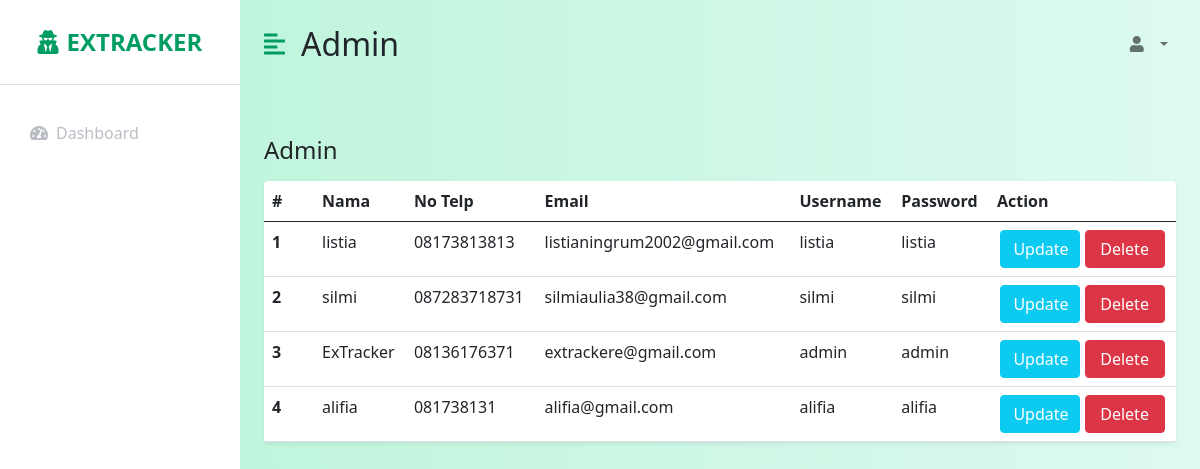
The app's page /admin.php with its own data.
### tables this page shows
CREATE TABLE `akun` (
  `id_akun` int(11) NOT NULL,
  `username` varchar(50) DEFAULT NULL,
  `password` varchar(20) DEFAULT NULL,
  `id_user` int(11) DEFAULT NULL,
  `id_admin` int(11) DEFAULT NULL
);

CREATE TABLE `user` (
  `id_user` int(11) NOT NULL,
  `nama` varchar(100) DEFAULT NULL,
  `no_telepon` varchar(20) DEFAULT NULL,
  `email` varchar(50) DEFAULT NULL
);

### class/DB.php (called while the page is built, shortened)
<?php
class DB{
  private $_host = '127.0.0.1';
  private $_dbname = 'db_expense_tracker';
  private $_username = 'root';
  private $_password = '';
  private static $_instance = null;
  private $_pdo;
  private $_columnName = "*";
  private $_orderBy = "";
  private function __construct(){
    try {
      $this->_pdo = new PDO('mysql:host='.$this->_host.';dbname='.$this->_dbname,
                             $this->_username, $this->_password);
    } catch (PDOException $e){
      die("Error ".$e->getMessage(). " (".$e->getCode().")");
    }
  }
  public static function getInstance(){
    if(!isset(self::$_instance)) {
      self::$_instance = new DB();
    }
    return self::$_instance;
  }
  public function runQuery($query, $bindValue = []){
    try {
      $stmt = $this->_pdo->prepare($query);
      $stmt->execute($bindValue);
    }
    catch (PDOException $e){
      die("Error: ".$e->getMessage(). " (".$e->getCode().")");
    }
    return $stmt;
  }
  public function getQuery($query,$bindValue = []){
    return $this->runQuery($query,$bindValue)->fetchAll(PDO::FETCH_OBJ);
  }
  public function get($tableName, $condition = "", $bindValue = []){
    $query = "SELECT {$this->_columnName} FROM {$tableName} {$condition} {$this->_orderBy}";
    $this->_columnName = "*";
    $this->_orderBy = "";
    return $this->getQuery($query, $bindValue);
  }
  public function getWhere($tableName, $condition){
    $queryCondition ="WHERE {$condition[0]} {$condition[1]} ? ";
    return $this->get($tableName,$queryCondition,[$condition[2]]);
  }
  public function getWhereOnce($tableName, $condition){
    $result = $this->getWhere($tableName,$condition);
    if (!empty($result)) {
      return $result[0];
    } else {
      return false;
    }
  }
}

### admin.php (the view, shortened to what this page needs)
<?php
  require './class/DB.php';
  $DB = DB::getInstance();
  $akun = $DB->get('akun');
?>
<!DOCTYPE html>
<html lang="en">
<head>
    <link href="https://cdn.jsdelivr.net/npm/bootstrap@5.0.0-beta3/dist/css/bootstrap.min.css" rel="stylesheet" />
    <link rel="stylesheet" href="https://cdnjs.cloudflare.com/ajax/libs/font-awesome/5.15.3/css/all.min.css" />
    <link rel="stylesheet" href="assets/css/style.css" />
</head>
<body>
    <div class="d-flex" id="wrapper">
        <div class="bg-white" id="sidebar-wrapper">
            <div class="sidebar-heading text-center py-4 primary-text fs-4 fw-bold text-uppercase border-bottom"><i
                    class="fas fa-user-secret me-2"></i>ExTracker</div>
            <div class="list-group list-group-flush my-3">
                <a href="admin.php" class="list-group-item list-group-item-action bg-transparent second-text"><i
                        class="fas fa-tachometer-alt me-2"></i>Dashboard</a>
            </div>
        </div>
        <div id="page-content-wrapper">
            <nav class="navbar navbar-expand-lg navbar-light bg-transparent py-4 px-4">
                <div class="d-flex align-items-center">
                    <i class="fas fa-align-left primary-text fs-4 me-3" id="menu-toggle"></i>
                    <h2 class="fs-2 m-0">Admin</h2>
                </div>
                <div class="collapse navbar-collapse" id="navbarSupportedContent">
                    <ul class="navbar-nav ms-auto mb-2 mb-lg-0">
                        <li class="nav-item dropdown">
                            <a class="nav-link dropdown-toggle second-text fw-bold" href="#" id="navbarDropdown"
                                role="button" data-bs-toggle="dropdown" aria-expanded="false">
                                <i class="fas fa-user me-2"></i>
                            </a>
                        </li>
                    </ul>
                </div>
            </nav>
            <div class="container-fluid px-4">
                    <div class="row my-5">
                        <h3 class="fs-4 mb-3">Admin</h3>
                        <div class="col">
                            <table class="table bg-white rounded shadow-sm  table-hover">
                                <thead>
                                    <tr>
                                        <th scope="col" width="50">#</th>
                                        <th scope="col">Nama</th>
                                        <th scope="col">No Telp</th>
                                        <th scope="col">Email</th>
                                        <th scope="col">Username</th>
                                        <th scope="col">Password</th>
                                        <th scope="col">Action</th>
                                    </tr>
                                </thead>
                                <tbody>
                                <?php
                                    $i = 1;
                                    foreach ($akun as $data) {
                                        if($data->id_user != null){
                                            $user = $DB->getWhereOnce('user',['id_user','=',$data->id_user]);
                                            echo "<tr>";
                                            echo "<th scope=\"row\">$i</th>";
                                            echo "<td>{$user->nama}</td>";
                                            echo "<td>{$user->no_telepon}</td>";
                                            echo "<td>{$user->email}</td>";;
                                            echo "<td>{$data->username}</td>";
                                            echo "<td>{$data->password}</td>";
                                            echo "<th scope=\"row\" class=\"text-center\">
                                            <a style=\"width:80px\"
                                                class=\"btn btn-info text-white d-inline-block\" href=\"./update.php?id_akun=$data->id_akun & id_user=$data->id_user\">Update</a>
                                            <a style=\"width:80px\"
                                                class=\"btn btn-danger text-white\" href=\"./delete.php?id_akun=$data->id_akun & id_user=$data->id_user\">Delete</a>
                                        </th>";
                                        }else{
                                            $admin = $DB->getWhereOnce('admin',['id_admin','=',$data->id_admin]);
                                            echo "<tr>";
                                            echo "<th scope=\"row\">$i</th>";
                                            echo "<td>{$admin->nama}</td>";
                                            echo "<td>{$admin->no_telepon}</td>";
                                            echo "<td>{$admin->email}</td>";;
                                            echo "<td>{$data->username}</td>";
                                            echo "<td>{$data->password}</td>";
                                            echo "<th scope=\"row\" class=\"text-center\">
                                            <a style=\"width:80px\"
                                                class=\"btn btn-info text-white d-inline-block\" href=\"./updateadmin.php?id_akun=$data->id_akun & id_admin=$data->id_admin\">Update</a>
                                            <a style=\"width:80px\"
                                                class=\"btn btn-danger text-white\" href=\"./deleteadmin.php?id_akun=$data->id_akun & id_admin=$data->id_admin\">Delete</a>
                                        </th>";
                                        }
                                        echo "</tr>";
                                    $i++;
                                    }
                                ?>
                                </tbody>
                            </table>
                        </div>
                    </div>
                </div>
            </div>
        </div>
</body>
</html>

### assets/css/style.css (style rules this page uses)
:root { --main-bg-color: #009d63; --main-text-color: #009d63; --second-text-color: #bbbec5; --second-bg-color: #c1efde; background-image:linear-gradient(rgba(167, 236, 205, 0.9),rgba(138, 218, 201, 0.9)); }
.primary-text { color: var(--main-text-color); }
.second-text { color: var(--second-text-color); }
#wrapper { overflow-x: hidden; background-image: linear-gradient( to right, #baf3d7, #c2f5de, #cbf7e4, #d4f8ea, #ddfaef ); }
#sidebar-wrapper { min-height: 100vh; margin-left: -15rem; -webkit-transition: margin 0.25s ease-out; -moz-transition: margin 0.25s ease-out; -o-transition: margin 0.25s ease-out; transition: margin 0.25s ease-out; }
#sidebar-wrapper .sidebar-heading { padding: 0.875rem 1.25rem; font-size: 1.2rem; }
#sidebar-wrapper .list-group { width: 15rem; }
#page-content-wrapper { min-width: 100vw; }
#menu-toggle { cursor: pointer; }
.list-group-item { border: none; padding: 20px 30px; }
@media (min-width: 768px) { #sidebar-wrapper { margin-left: 0; } }
@media (min-width: 768px) { #page-content-wrapper { min-width: 0; width: 100%; } }

### records on screen
akun: id_user.nama "listia", id_user.no_telepon "08173813813", id_user.email "listianingrum2002@gmail.com", username "listia", password "listia"
akun: id_user.nama "silmi", id_user.no_telepon "087283718731", id_user.email "silmiaulia38@gmail.com", username "silmi", password "silmi"
akun: id_admin.nama "ExTracker", id_admin.no_telepon "08136176371", id_admin.email "extrackere@gmail.com", username "admin", password "admin"
akun: id_user.nama "alifia", id_user.no_telepon "081738131", id_user.email "alifia@gmail.com", username "alifia", password "alifia"
